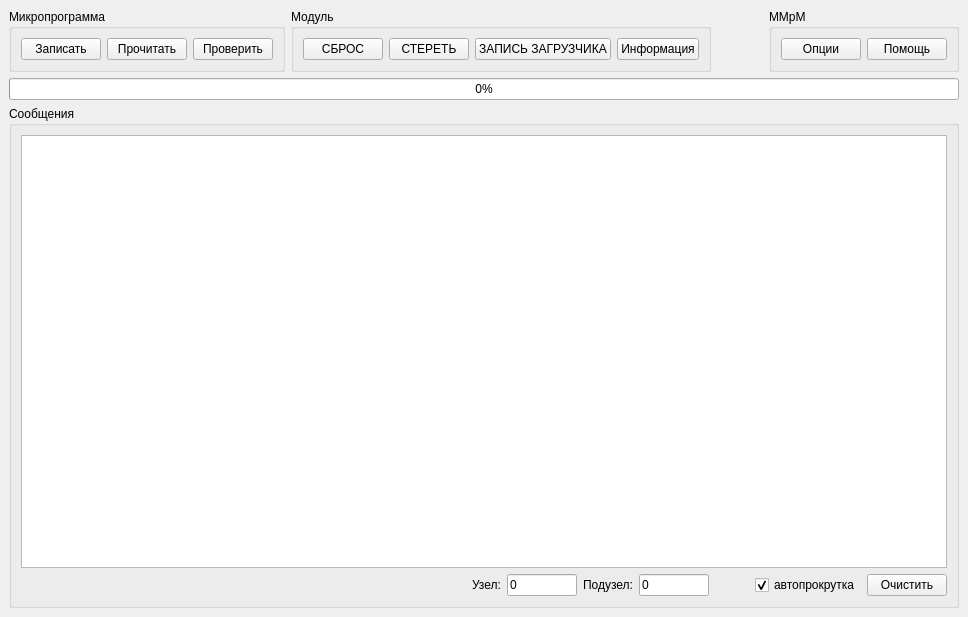
<?xml version="1.0" encoding="UTF-8"?>
<ui version="4.0">
 <class>MainWindow</class>
 <widget class="QMainWindow" name="MainWindow">
  <property name="geometry">
   <rect>
    <x>0</x>
    <y>0</y>
    <width>968</width>
    <height>617</height>
   </rect>
  </property>
  <property name="windowTitle">
   <string>MainWindow</string>
  </property>
  <widget class="QWidget" name="centralwidget">
   <layout class="QVBoxLayout">
    <property name="spacing">
     <number>6</number>
    </property>
    <property name="leftMargin">
     <number>9</number>
    </property>
    <property name="topMargin">
     <number>9</number>
    </property>
    <property name="rightMargin">
     <number>9</number>
    </property>
    <property name="bottomMargin">
     <number>9</number>
    </property>
    <item>
     <layout class="QHBoxLayout">
      <property name="spacing">
       <number>6</number>
      </property>
      <property name="leftMargin">
       <number>0</number>
      </property>
      <property name="topMargin">
       <number>0</number>
      </property>
      <property name="rightMargin">
       <number>0</number>
      </property>
      <property name="bottomMargin">
       <number>0</number>
      </property>
      <item>
       <widget class="QGroupBox" name="groupBox_2">
        <property name="title">
         <string>Микропрограмма</string>
        </property>
        <layout class="QHBoxLayout">
         <property name="spacing">
          <number>6</number>
         </property>
         <property name="leftMargin">
          <number>9</number>
         </property>
         <property name="topMargin">
          <number>9</number>
         </property>
         <property name="rightMargin">
          <number>9</number>
         </property>
         <property name="bottomMargin">
          <number>9</number>
         </property>
         <item>
          <widget class="QPushButton" name="pb2">
           <property name="text">
            <string>Записать</string>
           </property>
           <property name="icon">
            <iconset resource="../MMpM.qrc">
             <normaloff>:/icons/images/nav_plain_red.png</normaloff>:/icons/images/nav_plain_red.png</iconset>
           </property>
           <property name="iconSize">
            <size>
             <width>24</width>
             <height>24</height>
            </size>
           </property>
          </widget>
         </item>
         <item>
          <widget class="QPushButton" name="pb1">
           <property name="text">
            <string>Прочитать</string>
           </property>
           <property name="icon">
            <iconset resource="../MMpM.qrc">
             <normaloff>:/icons/images/arrow_up_blue.png</normaloff>:/icons/images/arrow_up_blue.png</iconset>
           </property>
           <property name="iconSize">
            <size>
             <width>24</width>
             <height>24</height>
            </size>
           </property>
          </widget>
         </item>
         <item>
          <widget class="QPushButton" name="pb6">
           <property name="text">
            <string>Проверить</string>
           </property>
           <property name="icon">
            <iconset resource="../MMpM.qrc">
             <normaloff>:/icons/images/check.png</normaloff>:/icons/images/check.png</iconset>
           </property>
           <property name="iconSize">
            <size>
             <width>24</width>
             <height>24</height>
            </size>
           </property>
           <property name="flat">
            <bool>false</bool>
           </property>
          </widget>
         </item>
        </layout>
       </widget>
      </item>
      <item>
       <widget class="QGroupBox" name="groupBox_3">
        <property name="title">
         <string>Модуль</string>
        </property>
        <layout class="QHBoxLayout">
         <property name="spacing">
          <number>6</number>
         </property>
         <property name="leftMargin">
          <number>9</number>
         </property>
         <property name="topMargin">
          <number>9</number>
         </property>
         <property name="rightMargin">
          <number>9</number>
         </property>
         <property name="bottomMargin">
          <number>9</number>
         </property>
         <item>
          <widget class="QPushButton" name="pb4">
           <property name="text">
            <string>СБРОС</string>
           </property>
           <property name="icon">
            <iconset resource="../MMpM.qrc">
             <normaloff>:/icons/images/flash.png</normaloff>:/icons/images/flash.png</iconset>
           </property>
           <property name="iconSize">
            <size>
             <width>24</width>
             <height>24</height>
            </size>
           </property>
          </widget>
         </item>
         <item>
          <widget class="QPushButton" name="pb8">
           <property name="text">
            <string>СТЕРЕТЬ</string>
           </property>
           <property name="icon">
            <iconset resource="../MMpM.qrc">
             <normaloff>:/icons/images/delete2.png</normaloff>:/icons/images/delete2.png</iconset>
           </property>
           <property name="iconSize">
            <size>
             <width>24</width>
             <height>24</height>
            </size>
           </property>
          </widget>
         </item>
         <item>
          <widget class="QPushButton" name="pb11">
           <property name="text">
            <string>ЗАПИСЬ ЗАГРУЗЧИКА</string>
           </property>
           <property name="icon">
            <iconset resource="../MMpM.qrc">
             <normaloff>:/icons/images/hammer.png</normaloff>:/icons/images/hammer.png</iconset>
           </property>
           <property name="iconSize">
            <size>
             <width>24</width>
             <height>24</height>
            </size>
           </property>
          </widget>
         </item>
         <item>
          <widget class="QPushButton" name="pb5">
           <property name="text">
            <string>Информация</string>
           </property>
           <property name="icon">
            <iconset resource="../MMpM.qrc">
             <normaloff>:/icons/images/about.png</normaloff>:/icons/images/about.png</iconset>
           </property>
           <property name="iconSize">
            <size>
             <width>24</width>
             <height>24</height>
            </size>
           </property>
          </widget>
         </item>
        </layout>
       </widget>
      </item>
      <item>
       <spacer>
        <property name="orientation">
         <enum>Qt::Horizontal</enum>
        </property>
        <property name="sizeHint" stdset="0">
         <size>
          <width>40</width>
          <height>60</height>
         </size>
        </property>
       </spacer>
      </item>
      <item>
       <widget class="QGroupBox" name="groupBox_4">
        <property name="title">
         <string>MMpM</string>
        </property>
        <layout class="QHBoxLayout">
         <property name="spacing">
          <number>6</number>
         </property>
         <property name="leftMargin">
          <number>9</number>
         </property>
         <property name="topMargin">
          <number>9</number>
         </property>
         <property name="rightMargin">
          <number>9</number>
         </property>
         <property name="bottomMargin">
          <number>9</number>
         </property>
         <item>
          <widget class="QPushButton" name="pb3">
           <property name="text">
            <string>Опции</string>
           </property>
           <property name="icon">
            <iconset resource="../MMpM.qrc">
             <normaloff>:/icons/images/preferences.png</normaloff>:/icons/images/preferences.png</iconset>
           </property>
           <property name="iconSize">
            <size>
             <width>24</width>
             <height>24</height>
            </size>
           </property>
          </widget>
         </item>
         <item>
          <widget class="QPushButton" name="pb7">
           <property name="text">
            <string>Помощь</string>
           </property>
           <property name="icon">
            <iconset resource="../MMpM.qrc">
             <normaloff>:/icons/images/help2.png</normaloff>:/icons/images/help2.png</iconset>
           </property>
           <property name="iconSize">
            <size>
             <width>24</width>
             <height>24</height>
            </size>
           </property>
          </widget>
         </item>
        </layout>
       </widget>
      </item>
     </layout>
    </item>
    <item>
     <widget class="QProgressBar" name="progressBar">
      <property name="value">
       <number>0</number>
      </property>
      <property name="orientation">
       <enum>Qt::Horizontal</enum>
      </property>
     </widget>
    </item>
    <item>
     <widget class="QGroupBox" name="groupBox">
      <property name="title">
       <string>Сообщения</string>
      </property>
      <layout class="QVBoxLayout">
       <property name="spacing">
        <number>6</number>
       </property>
       <property name="leftMargin">
        <number>9</number>
       </property>
       <property name="topMargin">
        <number>9</number>
       </property>
       <property name="rightMargin">
        <number>9</number>
       </property>
       <property name="bottomMargin">
        <number>9</number>
       </property>
       <item>
        <widget class="QPlainTextEdit" name="te">
         <property name="font">
          <font>
           <family>Courier New</family>
           <pointsize>8</pointsize>
           <weight>50</weight>
           <italic>false</italic>
           <bold>false</bold>
           <underline>false</underline>
           <strikeout>false</strikeout>
          </font>
         </property>
         <property name="readOnly">
          <bool>true</bool>
         </property>
        </widget>
       </item>
       <item>
        <layout class="QHBoxLayout">
         <property name="spacing">
          <number>6</number>
         </property>
         <property name="leftMargin">
          <number>0</number>
         </property>
         <property name="topMargin">
          <number>0</number>
         </property>
         <property name="rightMargin">
          <number>0</number>
         </property>
         <property name="bottomMargin">
          <number>0</number>
         </property>
         <item>
          <spacer>
           <property name="orientation">
            <enum>Qt::Horizontal</enum>
           </property>
           <property name="sizeHint" stdset="0">
            <size>
             <width>60</width>
             <height>20</height>
            </size>
           </property>
          </spacer>
         </item>
         <item>
          <widget class="QLabel" name="label_2">
           <property name="text">
            <string>Узел:</string>
           </property>
          </widget>
         </item>
         <item>
          <widget class="QLineEdit" name="le_node">
           <property name="maximumSize">
            <size>
             <width>70</width>
             <height>16777215</height>
            </size>
           </property>
           <property name="text">
            <string>0</string>
           </property>
          </widget>
         </item>
         <item>
          <widget class="QLabel" name="label">
           <property name="text">
            <string>Подузел:</string>
           </property>
          </widget>
         </item>
         <item>
          <widget class="QLineEdit" name="le_subnode">
           <property name="maximumSize">
            <size>
             <width>70</width>
             <height>16777215</height>
            </size>
           </property>
           <property name="text">
            <string>0</string>
           </property>
          </widget>
         </item>
         <item>
          <spacer>
           <property name="orientation">
            <enum>Qt::Horizontal</enum>
           </property>
           <property name="sizeType">
            <enum>QSizePolicy::Maximum</enum>
           </property>
           <property name="sizeHint" stdset="0">
            <size>
             <width>40</width>
             <height>20</height>
            </size>
           </property>
          </spacer>
         </item>
         <item>
          <widget class="QCheckBox" name="cb_autoscroll">
           <property name="text">
            <string>автопрокрутка</string>
           </property>
           <property name="checked">
            <bool>true</bool>
           </property>
          </widget>
         </item>
         <item>
          <widget class="QPushButton" name="pb10">
           <property name="text">
            <string>Очистить</string>
           </property>
          </widget>
         </item>
        </layout>
       </item>
      </layout>
     </widget>
    </item>
   </layout>
  </widget>
 </widget>
 <tabstops>
  <tabstop>pb2</tabstop>
  <tabstop>pb1</tabstop>
  <tabstop>pb6</tabstop>
  <tabstop>pb4</tabstop>
  <tabstop>pb8</tabstop>
  <tabstop>pb11</tabstop>
  <tabstop>pb5</tabstop>
  <tabstop>pb3</tabstop>
  <tabstop>pb7</tabstop>
  <tabstop>te</tabstop>
  <tabstop>le_node</tabstop>
  <tabstop>le_subnode</tabstop>
  <tabstop>cb_autoscroll</tabstop>
  <tabstop>pb10</tabstop>
 </tabstops>
 <resources>
  <include location="../MMpM.qrc"/>
 </resources>
 <connections/>
</ui>
